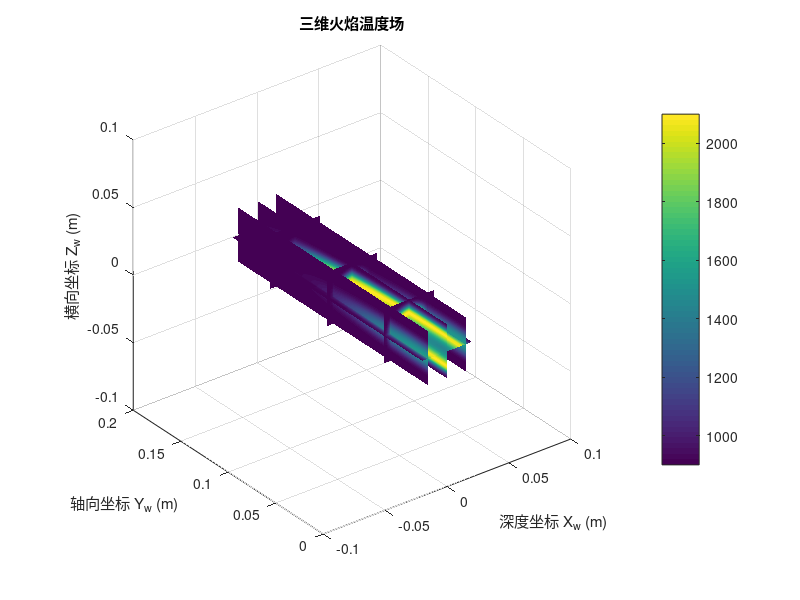

Source code (MATLAB): (Note: this script raises an error after producing the figure.)
clear;
clc;
close all;

addpath(genpath('.\image'));
addpath(genpath('.\image2'));
addpath(genpath('.\data'));
addpath(genpath('.\dataRGB'));
addpath(genpath('.\len_sub'));
addpath(genpath('.\频域重聚焦精简'));

%% ============================================================
%  1. 三维圆柱形火焰物理模型
%  坐标定义：
%  Xw：相机光轴方向，即火焰深度方向
%  Yw：火焰轴向，即竖直方向
%  Zw：火焰横向
%% ============================================================

T_delta = 1200;       % 温度增量，K
T_ambient = 900;      % 环境温度，K
shape_m = 3;
shape_n = 0.9;

RF = 0.02;            % 火焰半径，m
HF = 0.20;            % 火焰轴向高度，m

% 三维体素数
% 调试时建议 Nx=21；正式计算可增加至41、61
Nx = 21;              % 深度方向，每层厚度维2RF/(Nx-1)
Ny = 401;             % 火焰高度方向
Nz = 161;             % 横向方向

x_vec = linspace(-RF, RF, Nx);
y_vec = linspace(0, HF, Ny);
z_vec = linspace(-RF, RF, Nz);

dx = x_vec(2) - x_vec(1);
dy = y_vec(2) - y_vec(1);
dz = z_vec(2) - z_vec(1);

% ndgrid输出顺序分别对应Y、Z、X
[Yw, Zw, Xw] = ndgrid(y_vec, z_vec, x_vec);

% 圆柱形火焰区域
flame_mask = ...
    (Xw.^2 + Zw.^2 <= RF^2) & ...
    (Yw >= 0) & (Yw <= HF);

% 论文式（5-1）三维温度分布
normalized_position = ...
    (Xw.^2 + Zw.^2) ./ RF^2 + ...
    Yw.^2 ./ HF^2;

T = T_delta .* exp( ...
    -(shape_m .* normalized_position - shape_n).^2 ...
    ) + T_ambient;

% 火焰外部不作为参与性介质
T(~flame_mask) = T_ambient;

fprintf('三维温度场尺寸：\n');
disp(size(T));

fprintf('三维温度范围：%.2f K ～ %.2f K\n', ...
    min(T(:)), max(T(:)));
%  2. 显示三维火焰温度场
%% ============================================================

% 当前T的维度为：
% T(y, z, x) = [Ny, Nz, Nx]
%
% MATLAB的slice/interp3需要：
% V(y, x, z) = [Ny, Nx, Nz]
%
% 因此交换第2维和第3维
T_plot = permute(T, [1, 3, 2]);

fprintf('用于slice显示的温度场尺寸：\n');
disp(size(T_plot));
% 应输出：[Ny, Nx, Nz]，即401 × 41 × 161

figure('Color', 'white');

% 使用坐标向量形式，避免NDGRID和MESHGRID结构冲突
slice( ...
    x_vec, ...                         % X：火焰深度方向
    y_vec, ...                         % Y：火焰轴向方向
    z_vec, ...                         % Z：火焰横向方向
    T_plot, ...
    [-0.75*RF, 0, 0.75*RF], ...       % X方向切面
    [0.04, 0.10, 0.16], ...           % Y方向切面
    0);                               % Z方向切面

shading interp;
axis equal;
axis tight;
view(3);
grid on;

xlabel('深度坐标 X_w (m)');
ylabel('轴向坐标 Y_w (m)');
zlabel('横向坐标 Z_w (m)');
title('三维火焰温度场');

cb = colorbar;
cb.Label.String = '温度 T (K)';

colormap(jet(256));

%% ============================================================
%  3. 单色黑体辐射模型
%% ============================================================

lambda_R = 0.610;     % 单色波长，um

% 当波长单位采用um时，c1必须使用下面的单位
c1 = 3.7418e8;        % W·um^4/m^2
c2 = 1.4388e4;        % um·K

% 黑体单色辐射出射度
Eb = c1 .* lambda_R.^(-5) ./ ...
    (exp(c2 ./ (lambda_R .* T)) - 1);

% 转换为黑体单色辐射强度
Ib = Eb ./ pi;

% 火焰外部没有发射
Ib(~flame_mask) = 0;

fprintf('单色黑体辐射强度范围：%.6e ～ %.6e\n', ...
    min(Ib(:)), max(Ib(:)));

%% ============================================================
%  4. 吸收与衰减模型
%
% 这里采用无散射辐射传输方程：
%
% dI/ds = ka*Ib - ke*I
%
% 当前假定：
% ke = ka，即忽略散射，仅考虑吸收和自身发射。
%% ============================================================

ke = 30;               % 衰减系数，m^-1
ka = ke;               % 无散射条件下，吸收系数等于衰减系数

% 每一个深度体素内的吸收系数
ka_volume = ka .* double(flame_mask);

% 每层光线传播到火焰前表面时的透射率
transmission_to_camera = ones(Ny, Nz);

% 存放各深度层到达火焰前表面的辐射强度
source_layers = zeros(Ny, Nz, Nx);

% 假定相机位于Xw负方向
% 因此从x=-RF开始，依次走向x=+RF
for ix = 1:Nx

    ka_slice = ka_volume(:, :, ix);
    Ib_slice = Ib(:, :, ix);

    % 当前体素层自身向相机方向贡献的辐射强度
    % 采用体素内辐射传输解析解：
    % dI = Ib*(1-exp(-ka*dx))*前方透射率
    layer_emission = ...
        Ib_slice .* ...
        (1 - exp(-ka_slice .* dx)) .* ...
        transmission_to_camera;

    source_layers(:, :, ix) = layer_emission;

    % 更新之后各层到相机的透射率
    transmission_to_camera = ...
        transmission_to_camera .* exp(-ka_slice .* dx);
end

%% ============================================================
%  5. 显示三维火焰沿光轴积分后的二维辐射图
%
% 注意：
% 该图只用于检查三维辐射模型是否正确。
% 后面不会直接把它作为唯一平面送入LF_sim，
% 而是把每个深度层分别送入LF_sim。
%% ============================================================

I_projection = sum(source_layers, 3);

I_projection = I_projection - min(I_projection(:));

if max(I_projection(:)) > 0
    I_projection = I_projection ./ max(I_projection(:));
end

I_projection_display = I_projection .^ 0.7;

figure('Color', 'white');

imagesc(z_vec, y_vec, I_projection_display);
set(gca, 'YDir', 'normal');

axis image;
axis tight;
colormap(gray(256));

xlabel('横向坐标 Z_w (m)');
ylabel('轴向坐标 Y_w (m)');
title('三维火焰辐射传输积分图');

cb = colorbar;
cb.Label.String = '归一化单色辐射强度';

%% ============================================================
%  6. 光场相机参数
%% ============================================================

% 主透镜到火焰中心的距离
d_center = 600;        % mm

v = 16;                % 主透镜像距，mm
N_line = 81;           % 主透镜离散化数

D = 4;                 % 主透镜直径，mm
F = 16;                % 主透镜焦距，mm

lens_d = 0.01;         % 微透镜直径，mm
sen_N = 20;            % 每个微透镜对应的像素数

lens_f = lens_d * F / D;
lens_v = lens_f + v;

micr_N = ceil(D / lens_d);
sen_N_total = micr_N * sen_N;
sen_d = lens_d / sen_N;

if mod(sen_N_total, 2) == 0
    sen_N_total = sen_N_total + 1;
end

% 每个二维深度层的物理尺寸
obj_w = 2 * RF * 1000;    % 横向宽度，mm
obj_h = HF * 1000;        % 纵向高度，mm

fprintf('\n二维深度层物理尺寸：\n');
fprintf('横向宽度 obj_w = %.2f mm\n', obj_w);
fprintf('轴向高度 obj_h = %.2f mm\n', obj_h);

%% ============================================================
%  7. 将三维火焰各个深度层分别送入LF_sim
%
% 关键修改：
% 原程序只有一个固定x截面；
% 这里每个x位置都具有不同物距d_slice。
%% ============================================================

im_volume = [];
valid_layer_number = 0;

tic;

for ix = 1:Nx

    layer_image = source_layers(:, :, ix);

    % 忽略没有明显辐射贡献的截面
    if max(layer_image(:)) <= 0
        continue;
    end

    % 每一层单独归一化会破坏层间能量比例，因此只能统一缩放
    layer_image = double(layer_image);

    % 当前火焰层到主透镜的实际距离
    % Xw<0为靠近相机的一侧
    d_slice = d_center + x_vec(ix) * 1000;

    fprintf('正在计算三维火焰第 %d/%d 层，物距 %.3f mm\n', ...
        ix, Nx, d_slice);

    % 将当前真实深度层送入光场相机
    im_layer = LF_sim( ...
        layer_image, ...
        d_slice, ...
        obj_w, ...
        obj_h, ...
        D, ...
        N_line, ...
        F, ...
        v, ...
        lens_d, ...
        lens_f, ...
        sen_N);

    % 将不同深度产生的光场能量进行线性叠加
    if isempty(im_volume)
        im_volume = zeros(size(im_layer), 'double');
    end

    if ~isequal(size(im_volume), size(im_layer))
        error('不同深度层LF_sim输出尺寸不一致。');
    end

    im_volume = im_volume + double(im_layer);
    valid_layer_number = valid_layer_number + 1;
end

simulation_time = toc;

fprintf('\n三维火焰有效深度层数：%d\n', valid_layer_number);
fprintf('三维火焰光场传播时间：%.3f s\n', simulation_time);

if isempty(im_volume)
    error('没有得到有效光场结果，请检查source_layers或LF_sim。');
end

%% ============================================================
%  8. 保存三维火焰四维光场
%
% reshape4to2_im要求：
% 文件名：
% im_d_d_v_v_Nline_Nline_k.mat
%
% 变量名：
% im
%% ============================================================

if isempty(im_volume)
    error('im_volume为空，三维火焰光场计算失败。');
end

% 检查LF_sim输出是否为四维
if ndims(im_volume) ~= 4
    error('LF_sim累加结果必须是四维数组，当前尺寸为：%s', ...
        mat2str(size(im_volume)));
end

fprintf('\n三维火焰累加光场尺寸：\n');
disp(size(im_volume));

% 不要在这里转换为uint8
% 保存double类型，reshape4to2_im中统一归一化
im_max = zeros(3, 1);

for k = 1:3

    % 当前为0.610 um单色模型，RGB三个通道暂时相同
    im = im_volume;

    im_max(k) = max(im(:));

    save(sprintf( ...
        './dataRGB/im_d_%d_v_%d_Nline_%d_%d.mat', ...
        d_center, v, N_line, k), ...
        'im', '-v7.3');

    fprintf('第%d通道光场数据保存完成，最大值为 %.6e\n', ...
        k, im_max(k));
end

%% ============================================================
%  9. 组装5D光场
%% ============================================================

LF_R = load(sprintf( ...
    './dataRGB/im_d_%d_v_%d_Nline_%d_1.mat', ...
    d_center, v, N_line), 'im');

LF_G = load(sprintf( ...
    './dataRGB/im_d_%d_v_%d_Nline_%d_2.mat', ...
    d_center, v, N_line), 'im');

LF_B = load(sprintf( ...
    './dataRGB/im_d_%d_v_%d_Nline_%d_3.mat', ...
    d_center, v, N_line), 'im');

LF_R = LF_R.im;
LF_G = LF_G.im;
LF_B = LF_B.im;

if ~isequal(size(LF_R), size(LF_G), size(LF_B))
    error('RGB三个通道的四维光场尺寸不一致。');
end

LF = cat(5, LF_R, LF_G, LF_B);

fprintf('\n5D光场LF尺寸为：\n');
disp(size(LF));

save(sprintf( ...
    './dataRGB/LF_5D_d_%d_v_%d_Nline_%d.mat', ...
    d_center, v, N_line), ...
    'LF', '-v7.3');

fprintf('三维火焰5D光场保存完成。\n');

%% ============================================================
%  10. 显示三维火焰辐射积分图
%% ============================================================

obj_gray = uint8(I_projection_display * 255);
obj_RGB = repmat(obj_gray, [1, 1, 3]);

figure('Color', 'white');
imshow(obj_RGB);
title('三维火焰沿光轴方向的辐射积分图');

%% ============================================================
%  11. 使用原来的reshape4to2_im生成传感器图像
%% ============================================================

im_RGB = reshape4to2_im( ...
    d_center, ...
    v, ...
    N_line, ...
    micr_N, ...
    sen_N, ...
    im_max);

figure('Color', 'white');
imshow(im_RGB);
title('三维火焰的微透镜阵列传感器图像');

imwrite(im_RGB, sprintf( ...
    './dataRGB/im_d_%d_v_%d_Nline_%d_RGB.png', ...
    d_center, v, N_line));

fprintf('\n三维火焰传感器图像绘制完成。\n');
disp('The end!');
